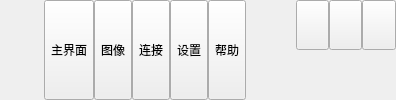
    <widget class="QWidget" name="widgetTitle" native="true">
     <property name="sizePolicy">
      <sizepolicy hsizetype="Preferred" vsizetype="Fixed">
       <horstretch>0</horstretch>
       <verstretch>0</verstretch>
      </sizepolicy>
     </property>
     <layout class="QHBoxLayout" name="horizontalLayout_2">
      <property name="spacing">
       <number>10</number>
      </property>
      <property name="leftMargin">
       <number>10</number>
      </property>
      <property name="topMargin">
       <number>0</number>
      </property>
      <property name="rightMargin">
       <number>0</number>
      </property>
      <property name="bottomMargin">
       <number>0</number>
      </property>
      <item>
       <widget class="QLabel" name="labIco">
        <property name="text">
         <string/>
        </property>
        <property name="alignment">
         <set>Qt::AlignCenter</set>
        </property>
       </widget>
      </item>
      <item>
       <widget class="QLabel" name="labTitle">
        <property name="styleSheet">
         <string notr="true"/>
        </property>
        <property name="text">
         <string/>
        </property>
        <property name="alignment">
         <set>Qt::AlignLeading|Qt::AlignLeft|Qt::AlignVCenter</set>
        </property>
       </widget>
      </item>
      <item>
       <widget class="QWidget" name="widgetTop" native="true">
        <layout class="QHBoxLayout" name="horizontalLayout_3">
         <property name="spacing">
          <number>0</number>
         </property>
         <property name="leftMargin">
          <number>0</number>
         </property>
         <property name="topMargin">
          <number>0</number>
         </property>
         <property name="rightMargin">
          <number>0</number>
         </property>
         <property name="bottomMargin">
          <number>0</number>
         </property>
         <item>
          <widget class="QToolButton" name="btnMain">
           <property name="sizePolicy">
            <sizepolicy hsizetype="Fixed" vsizetype="Expanding">
             <horstretch>0</horstretch>
             <verstretch>0</verstretch>
            </sizepolicy>
           </property>
           <property name="text">
            <string>主界面</string>
           </property>
           <property name="icon">
            <iconset resource="../other/main.qrc">
             <normaloff>:/image/microscope.png</normaloff>:/image/microscope.png</iconset>
           </property>
           <property name="toolButtonStyle">
            <enum>Qt::ToolButtonTextUnderIcon</enum>
           </property>
          </widget>
         </item>
         <item>
          <widget class="QToolButton" name="btnConfig">
           <property name="sizePolicy">
            <sizepolicy hsizetype="Fixed" vsizetype="Expanding">
             <horstretch>0</horstretch>
             <verstretch>0</verstretch>
            </sizepolicy>
           </property>
           <property name="text">
            <string>图像</string>
           </property>
           <property name="icon">
            <iconset resource="../other/main.qrc">
             <normaloff>:/image/image.png</normaloff>:/image/image.png</iconset>
           </property>
           <property name="toolButtonStyle">
            <enum>Qt::ToolButtonTextUnderIcon</enum>
           </property>
          </widget>
         </item>
         <item>
          <widget class="QToolButton" name="btnData">
           <property name="sizePolicy">
            <sizepolicy hsizetype="Fixed" vsizetype="Expanding">
             <horstretch>0</horstretch>
             <verstretch>0</verstretch>
            </sizepolicy>
           </property>
           <property name="text">
            <string>连接</string>
           </property>
           <property name="icon">
            <iconset resource="../other/main.qrc">
             <normaloff>:/image/connect.png</normaloff>:/image/connect.png</iconset>
           </property>
           <property name="checked">
            <bool>false</bool>
           </property>
           <property name="toolButtonStyle">
            <enum>Qt::ToolButtonTextUnderIcon</enum>
           </property>
          </widget>
         </item>
         <item>
          <widget class="QToolButton" name="btnHelp">
           <property name="sizePolicy">
            <sizepolicy hsizetype="Fixed" vsizetype="Expanding">
             <horstretch>0</horstretch>
             <verstretch>0</verstretch>
            </sizepolicy>
           </property>
           <property name="styleSheet">
            <string notr="true"/>
           </property>
           <property name="text">
            <string>设置</string>
           </property>
           <property name="icon">
            <iconset resource="../other/main.qrc">
             <normaloff>:/image/main_config.png</normaloff>:/image/main_config.png</iconset>
           </property>
           <property name="toolButtonStyle">
            <enum>Qt::ToolButtonTextUnderIcon</enum>
           </property>
          </widget>
         </item>
         <item>
          <widget class="QToolButton" name="btnExit">
           <property name="sizePolicy">
            <sizepolicy hsizetype="Fixed" vsizetype="Expanding">
             <horstretch>0</horstretch>
             <verstretch>0</verstretch>
            </sizepolicy>
           </property>
           <property name="styleSheet">
            <string notr="true"/>
           </property>
           <property name="text">
            <string>帮助</string>
           </property>
           <property name="icon">
            <iconset resource="../other/main.qrc">
             <normaloff>:/image/help.png</normaloff>:/image/help.png</iconset>
           </property>
           <property name="toolButtonStyle">
            <enum>Qt::ToolButtonTextUnderIcon</enum>
           </property>
          </widget>
         </item>
        </layout>
       </widget>
      </item>
      <item>
       <spacer name="horizontalSpacer">
        <property name="orientation">
         <enum>Qt::Horizontal</enum>
        </property>
        <property name="sizeHint" stdset="0">
         <size>
          <width>40</width>
          <height>20</height>
         </size>
        </property>
       </spacer>
      </item>
      <item>
       <widget class="QWidget" name="widgetMenu" native="true">
        <property name="minimumSize">
         <size>
          <width>100</width>
          <height>0</height>
         </size>
        </property>
        <property name="maximumSize">
         <size>
          <width>100</width>
          <height>16777215</height>
         </size>
        </property>
        <layout class="QGridLayout" name="gridLayout_2">
         <property name="leftMargin">
          <number>0</number>
         </property>
         <property name="topMargin">
          <number>0</number>
         </property>
         <property name="rightMargin">
          <number>0</number>
         </property>
         <property name="bottomMargin">
          <number>0</number>
         </property>
         <property name="spacing">
          <number>0</number>
         </property>
         <item row="1" column="1" colspan="3">
          <spacer name="verticalSpacer">
           <property name="orientation">
            <enum>Qt::Vertical</enum>
           </property>
           <property name="sizeHint" stdset="0">
            <size>
             <width>20</width>
             <height>40</height>
            </size>
           </property>
          </spacer>
         </item>
         <item row="0" column="1">
          <widget class="QPushButton" name="btnMenu_Min">
           <property name="sizePolicy">
            <sizepolicy hsizetype="Minimum" vsizetype="Expanding">
             <horstretch>0</horstretch>
             <verstretch>0</verstretch>
            </sizepolicy>
           </property>
           <property name="cursor">
            <cursorShape>ArrowCursor</cursorShape>
           </property>
           <property name="focusPolicy">
            <enum>Qt::NoFocus</enum>
           </property>
           <property name="toolTip">
            <string>最小化</string>
           </property>
           <property name="text">
            <string/>
           </property>
          </widget>
         </item>
         <item row="0" column="3">
          <widget class="QPushButton" name="btnMenu_Close">
           <property name="sizePolicy">
            <sizepolicy hsizetype="Minimum" vsizetype="Expanding">
             <horstretch>0</horstretch>
             <verstretch>0</verstretch>
            </sizepolicy>
           </property>
           <property name="cursor">
            <cursorShape>ArrowCursor</cursorShape>
           </property>
           <property name="focusPolicy">
            <enum>Qt::NoFocus</enum>
           </property>
           <property name="toolTip">
            <string>关闭</string>
           </property>
           <property name="text">
            <string/>
           </property>
          </widget>
         </item>
         <item row="0" column="2">
          <widget class="QPushButton" name="btnMenu_Max">
           <property name="sizePolicy">
            <sizepolicy hsizetype="Minimum" vsizetype="Expanding">
             <horstretch>0</horstretch>
             <verstretch>0</verstretch>
            </sizepolicy>
           </property>
           <property name="focusPolicy">
            <enum>Qt::NoFocus</enum>
           </property>
           <property name="text">
            <string/>
           </property>
          </widget>
         </item>
        </layout>
       </widget>
      </item>
     </layout>
    </widget>
